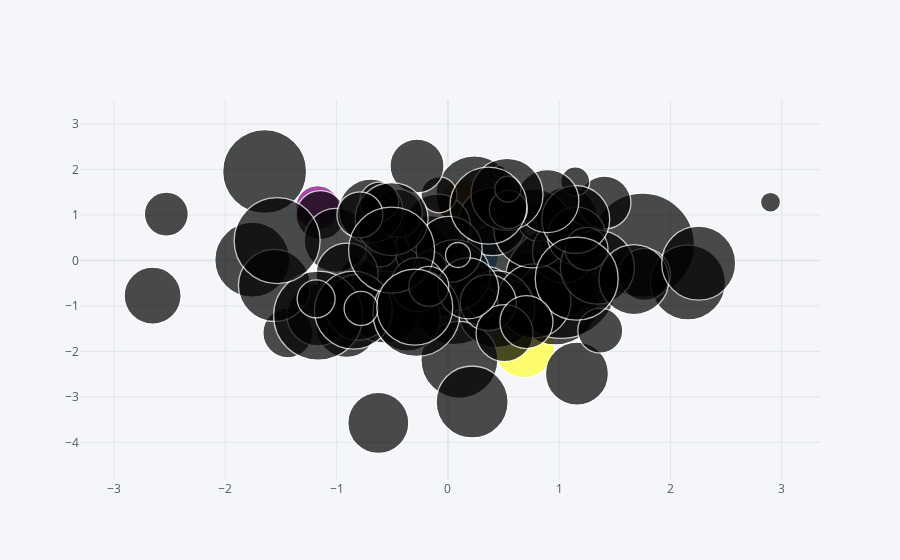

Write notebook code for a chart like this one.
### Code cell
data.iplot(kind='bubble', x='a', y='b', size='c');
